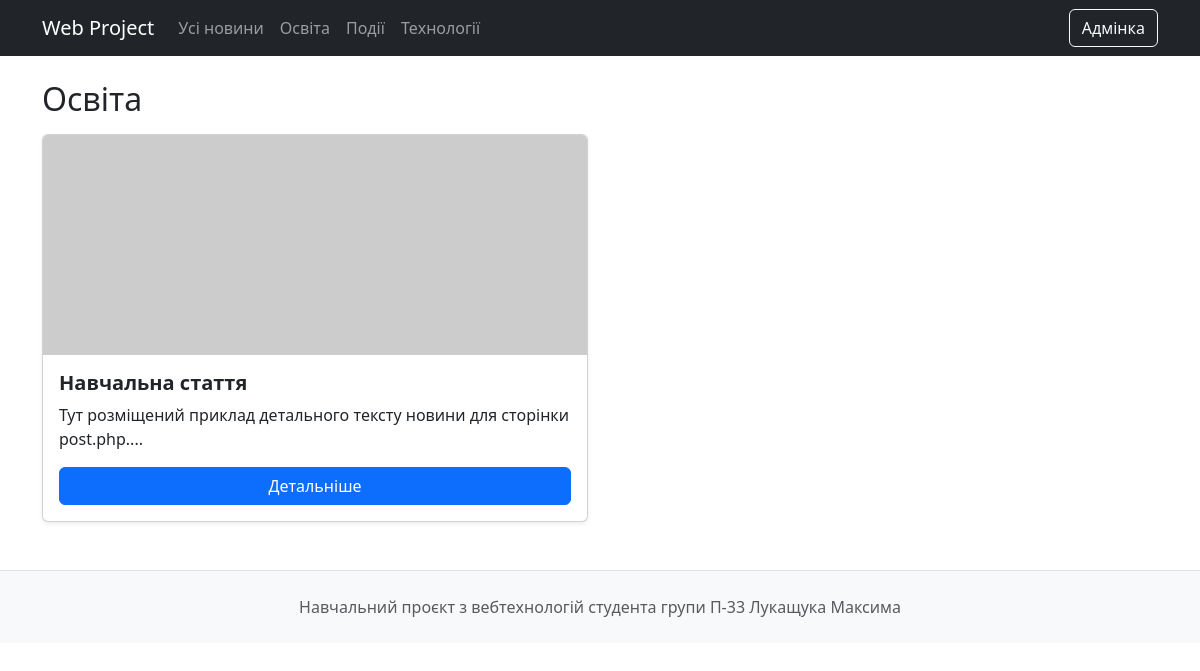
Page /category.php?category_id=2 on the committed database.
### tables this page shows
CREATE TABLE IF NOT EXISTS categories (
    id INT AUTO_INCREMENT PRIMARY KEY,
    name VARCHAR(120) NOT NULL UNIQUE
);

CREATE TABLE IF NOT EXISTS news (
    id INT AUTO_INCREMENT PRIMARY KEY,
    title VARCHAR(255) NOT NULL,
    content TEXT NOT NULL,
    image VARCHAR(500) NOT NULL,
    category_id INT NOT NULL,
    published_at DATE NOT NULL,
    CONSTRAINT fk_news_category FOREIGN KEY (category_id) REFERENCES categories(id) ON DELETE RESTRICT ON UPDATE CASCADE
);

### function.php (called while the page is built, shortened)
<?php
require_once __DIR__ . '/conf.php';
function e(string $value): string {
    return htmlspecialchars($value, ENT_QUOTES, 'UTF-8');
}
function get_categories(): array {
    global $conn;
    $sql = 'SELECT id, name FROM categories ORDER BY name';
    $result = mysqli_query($conn, $sql);
    return $result ? mysqli_fetch_all($result, MYSQLI_ASSOC) : [];
}
function get_news(?int $categoryId = null): array {
    global $conn;
    $sql = 'SELECT n.id, n.title, n.content, n.image, n.published_at, c.name AS category_name
            FROM news n
            LEFT JOIN categories c ON c.id = n.category_id';
    if ($categoryId !== null) {
        $sql .= ' WHERE n.category_id = ?';
    }
    $sql .= ' ORDER BY n.published_at DESC, n.id DESC';
    $stmt = mysqli_prepare($conn, $sql);
    if ($categoryId !== null) {
        mysqli_stmt_bind_param($stmt, 'i', $categoryId);
    }
    mysqli_stmt_execute($stmt);
    $result = mysqli_stmt_get_result($stmt);
    return mysqli_fetch_all($result, MYSQLI_ASSOC);
}
function get_category_title(int $categoryId): ?array {
    global $conn;
    $sql = 'SELECT id, name FROM categories WHERE id = ? LIMIT 1';
    $stmt = mysqli_prepare($conn, $sql);
    mysqli_stmt_bind_param($stmt, 'i', $categoryId);
    mysqli_stmt_execute($stmt);
    $result = mysqli_stmt_get_result($stmt);
    $category = mysqli_fetch_assoc($result);
    return $category ?: null;
}

### category.php (the view, shortened to what this page needs)
<?php
require_once 'header.php';
$categoryId = $_GET['category_id'] ?? '';
$category = get_category_title((int)$categoryId);
$posts = get_news((int)$categoryId);
?>
<div class="container">
    <h2 class="mb-3"><?= e($category['name'] ?? 'Категорія'); ?></h2>
    <div class="row g-4">
        <?php foreach ($posts as $post): ?>
            <div class="col-md-6">
                <article class="card h-100 shadow-sm">
                    <img src="<?= e($post['image']); ?>" class="card-img-top post-image" alt="Зображення новини">
                    <div class="card-body d-flex flex-column">
                        <h5 class="card-title"><?= e($post['title']); ?></h5>
                        <p class="card-text"><?= e(mb_substr($post['content'], 0, 140)) . '...'; ?></p>
                        <a href="post.php?post_id=<?= (int)$post['id']; ?>" class="btn btn-primary mt-auto">Детальніше</a>
                    </div>
                </article>
            </div>
        <?php endforeach; ?>
    </div>
</div>
<?php require_once 'footer.php'; ?>

### header.php (shortened to what this page needs)
<?php
require_once __DIR__ . '/function.php';
$categories = get_categories();
?>
<!doctype html>
<html lang="uk">
<head>
    <link href="https://cdn.jsdelivr.net/npm/bootstrap@5.3.3/dist/css/bootstrap.min.css" rel="stylesheet">
    <link rel="stylesheet" href="css/main.css">
</head>
<body>
<nav class="navbar navbar-expand-lg navbar-dark bg-dark mb-4">
    <div class="container">
        <a class="navbar-brand" href="index.php">Web Project</a>
        <div class="collapse navbar-collapse" id="menuNav">
            <ul class="navbar-nav me-auto mb-2 mb-lg-0">
                <li class="nav-item"><a class="nav-link" href="index.php">Усі новини</a></li>
                <?php foreach ($categories as $category): ?>
                    <li class="nav-item">
                        <a class="nav-link" href="category.php?category_id=<?= (int)$category['id']; ?>"><?= e($category['name']); ?></a>
                    </li>
                <?php endforeach; ?>
            </ul>
            <a class="btn btn-outline-light" href="login/index.php">Адмінка</a>
        </div>
    </div>
</nav>

### css/main.css (style rules this page uses)
.card-title { font-weight: 600; }

### rows in the picture
categories: name "Освіта"
categories: name "Події"
categories: name "Технології"
news: title "Навчальна стаття", content "Тут розміщений приклад детального тексту новини для сторінки post.php."
